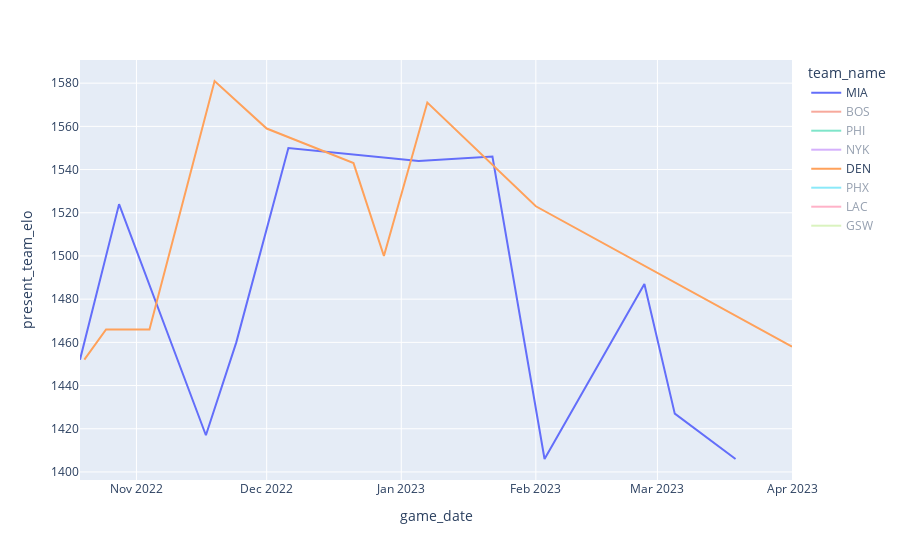

The notebook cell saved with this chart:
### Code cell
# Create plot plot of final ELO score for 2022 regular season
# sb.set(rc={'figure.figsize':(11.7,8.27)})
list_team_2022 = list()
for team in nba_teams_tri_playoff:
    list_team_2022.append(seasonAllStatSplitPred.query("season == '2022' & team_name == '" + team + "'"))
df_playoff = pd.concat(list_team_2022)
# sb.lineplot(x="game_date", y="present_team_elo", data=df_playoff.iloc[::14, :], hue="team_name")
fig = px.line(df_playoff.iloc[::20, :], x="game_date", y="present_team_elo", color='team_name')
fig.show()

### Figure 1 — Plotly figure (JSON) as saved in the notebook; plotly's stock layout.template omitted (floating-point values rounded to 4 significant figures)
{"data": [{"hovertemplate": "team_name=MIA<br>game_date=%{x}<br>present_team_elo=%{y}<extra></extra>", "legendgroup": "MIA", "line": {"color": "#636efa", "dash": "solid"}, "marker": {"symbol": "circle"}, "mode": "lines", "name": "MIA", "orientation": "v", "showlegend": true, "type": "scatter", "x": ["2022-10-19", "2022-10-28", "2022-11-17", "2022-11-24", "2022-12-06", "2023-01-05", "2023-01-22", "2023-02-03", "2023-02-26", "2023-03-05", "2023-03-19"], "xaxis": "x", "y": [1452, 1524, 1417, 1460, 1550, 1544, 1546, 1406, 1487, 1427, 1406], "yaxis": "y"}, {"hovertemplate": "team_name=BOS<br>game_date=%{x}<br>present_team_elo=%{y}<extra></extra>", "legendgroup": "BOS", "line": {"color": "#EF553B", "dash": "solid"}, "marker": {"symbol": "circle"}, "mode": "lines", "name": "BOS", "orientation": "v", "showlegend": true, "type": "scatter", "visible": "legendonly", "x": ["2022-10-21", "2022-10-30", "2022-11-05", "2022-11-17", "2022-12-01", "2022-12-11", "2023-01-02", "2023-01-27", "2023-02-15", "2023-03-14"], "xaxis": "x", "y": [1556, 1619, 1564, 1528, 1634, 1586, 1607, 1534, 1527, 1445], "yaxis": "y"}, {"hovertemplate": "team_name=PHI<br>game_date=%{x}<br>present_team_elo=%{y}<extra></extra>", "legendgroup": "PHI", "line": {"color": "#00cc96", "dash": "solid"}, "marker": {"symbol": "circle"}, "mode": "lines", "name": "PHI", "orientation": "v", "showlegend": true, "type": "scatter", "visible": "legendonly", "x": ["2022-10-18", "2022-10-26", "2022-11-02", "2022-11-13", "2022-11-26", "2022-12-17", "2022-12-25", "2023-01-26", "2023-02-14", "2023-03-05", "2023-03-25"], "xaxis": "x", "y": [1508, 1492, 1541, 1527, 1518, 1516, 1522, 1594, 1522, 1540, 1536], "yaxis": "y"}, {"hovertemplate": "team_name=NYK<br>game_date=%{x}<br>present_team_elo=%{y}<extra></extra>", "legendgroup": "NYK", "line": {"color": "#ab63fa", "dash": "solid"}, "marker": {"symbol": "circle"}, "mode": "lines", "name": "NYK", "orientation": "v", "showlegend": true, "type": "scatter", "visible": "legendonly", "x": ["2022-10-26", "2022-11-04", "2022-11-16", "2022-12-03", "2022-12-18", "2022-12-25", "2023-01-14", "2023-01-25", "2023-02-08", "2023-03-04"], "xaxis": "x", "y": [1539, 1461, 1414, 1439, 1514, 1443, 1487, 1538, 1494, 1440], "yaxis": "y"}, {"hovertemplate": "team_name=DEN<br>game_date=%{x}<br>present_team_elo=%{y}<extra></extra>", "legendgroup": "DEN", "line": {"color": "#FFA15A", "dash": "solid"}, "marker": {"symbol": "circle"}, "mode": "lines", "name": "DEN", "orientation": "v", "showlegend": true, "type": "scatter", "visible": true, "x": ["2022-10-20", "2022-10-25", "2022-11-04", "2022-11-19", "2022-12-01", "2022-12-21", "2022-12-28", "2023-01-07", "2023-02-01", "2023-03-01", "2023-04-01"], "xaxis": "x", "y": [1452, 1466, 1466, 1581, 1559, 1543, 1500, 1571, 1523, 1492, 1458], "yaxis": "y"}, {"hovertemplate": "team_name=PHX<br>game_date=%{x}<br>present_team_elo=%{y}<extra></extra>", "legendgroup": "PHX", "line": {"color": "#19d3f3", "dash": "solid"}, "marker": {"symbol": "circle"}, "mode": "lines", "name": "PHX", "orientation": "v", "showlegend": true, "type": "scatter", "visible": "legendonly", "x": ["2022-10-24", "2022-10-31", "2022-11-10", "2022-11-29", "2022-12-06", "2022-12-24", "2023-01-11", "2023-02-11", "2023-02-25", "2023-03-23"], "xaxis": "x", "y": [1634, 1581, 1584, 1449, 1476, 1424, 1486, 1605, 1481, 1601], "yaxis": "y"}, {"hovertemplate": "team_name=LAC<br>game_date=%{x}<br>present_team_elo=%{y}<extra></extra>", "legendgroup": "LAC", "line": {"color": "#FF6692", "dash": "solid"}, "marker": {"symbol": "circle"}, "mode": "lines", "name": "LAC", "orientation": "v", "showlegend": true, "type": "scatter", "visible": "legendonly", "x": ["2022-10-21", "2022-10-26", "2022-11-03", "2022-11-10", "2022-11-24", "2022-12-01", "2022-12-15", "2023-01-09", "2023-02-07", "2023-03-04", "2023-03-30"], "xaxis": "x", "y": [1410, 1453, 1430, 1440, 1431, 1405, 1441, 1425, 1453, 1475, 1459], "yaxis": "y"}, {"hovertemplate": "team_name=GSW<br>game_date=%{x}<br>present_team_elo=%{y}<extra></extra>", "legendgroup": "GSW", "line": {"color": "#B6E880", "dash": "solid"}, "marker": {"symbol": "circle"}, "mode": "lines", "name": "GSW", "orientation": "v", "showlegend": true, "type": "scatter", "visible": "legendonly", "x": ["2022-10-24", "2022-11-05", "2022-11-21", "2022-11-27", "2022-12-11", "2022-12-31", "2023-01-31", "2023-02-09", "2023-02-27", "2023-03-10"], "xaxis": "x", "y": [1485, 1478, 1451, 1462, 1544, 1443, 1463, 1481, 1453, 1497], "yaxis": "y"}], "layout": {"autosize": true, "legend": {"title": {"text": "team_name"}, "tracegroupgap": 0}, "margin": {"t": 60}, "xaxis": {"anchor": "y", "autorange": true, "domain": [0, 1], "range": ["2022-10-19", "2023-04-01"], "title": {"text": "game_date"}, "type": "date"}, "yaxis": {"anchor": "x", "autorange": true, "domain": [0, 1], "range": [1396.0, 1591.0], "title": {"text": "present_team_elo"}, "type": "linear"}}}
